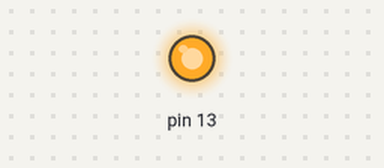
Simulated run of this sketch. Board: Arduino Uno, built for the host (arithmetic inside an expression is 32-bit, double 64-bit). On the bench: output pins drawn as LEDs (lit = HIGH). At 0.0 s the program stops and its outputs stay as they are.

Above: at 0.1 s.
Timing chart, 0 to 1.5 s (numbered marks = the images above):
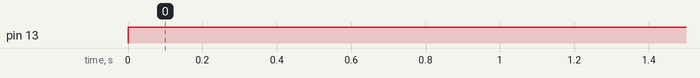

The sketch:

aula_5_atv_01.ino
```cpp
/* * Atividade 2 - Aula 05: Controle de Frequencia do LED Built-in
 * Implementacao purista utilizando Registradores e Hardware Timer 1.
 */

#include <avr/io.h>

/*
 * ============================================================================
 * Função: setup_timer
 * Descrição: Configura o Hardware do Timer 1 (16 bits) para uma base de tempo de 1ms.
 * O clock de 16MHz com prescaler de 64 resulta em 250.000 incrementos/segundo.
 * ============================================================================
 */
void setup_timer() {
  // TCCR1A e TCCR1B: Registradores de controle do Timer 1
  TCCR1A = 0; // Modo normal de operacao

  // CS11 e CS10 em 1: Define o Prescaler (divisor) em 64
  TCCR1B = (1 << CS11) | (1 << CS10);

  // OCR1A: Registrador de comparacao. 250 ticks equivalem a exatamente 1ms.
  OCR1A = 250;
}

/*
 * ============================================================================
 * Função: delay_timer
 * Descrição: Pausa a execução utilizando o registrador TCNT1 do hardware.
 * Parâmetros: ms (Quantidade de milissegundos a pausar)
 * ============================================================================
 */
void delay_timer(unsigned int ms) {
  for (unsigned int i = 0; i < ms; i++) {
     // TCNT1: Registrador que guarda a contagem atual do Timer
    TCNT1 = 0; // Reseta o contador para iniciar um novo ciclo de 1ms

    // Polling: segura a CPU ate o contador atingir o valor de 1ms (OCR1A)
    while (TCNT1 < OCR1A) {
      // Instrucao assembly NOP (No Operation) impede que o compilador
      // exclua o loop durante a otimizacao.
      __asm__("nop");
    }
  }
}

int main(void) {
  // DDRB: Data Direction Register B.
  // Atribuição direta (=) garante que apenas o PB5 (pino 13) seja saída (1).
  DDRB = (1 << DDB5);

  // Inicializa a configuracao do hardware de tempo
  setup_timer();

  // Variavel de modo: 1 para rapido (200ms), 0 para lento (1000ms)
  uint8_t modo = 1;

  while (1) {
    // PORTB: Registrador de dados da Porta B.
    // Operador XOR (^) inverte o estado do bit 5 (Toggle do LED L).
      PORTB ^= (1 << PORTB5);

      // Selecao da frequencia baseada no modo
    if (modo == 1) {
      delay_timer(200);  // Espera 200ms (5 Hz)
    } else {
      delay_timer(1000); // Espera 1000ms (1 Hz)
    }
  }
  return 0;
}
```

Measured:
- by itself, pin 13: LOW → HIGH at 0.00 s
